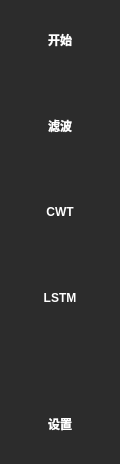
         <widget class="QWidget" name="widget_NavigationBar" native="true">
          <property name="sizePolicy">
           <sizepolicy hsizetype="Expanding" vsizetype="Expanding">
            <horstretch>0</horstretch>
            <verstretch>0</verstretch>
           </sizepolicy>
          </property>
          <property name="minimumSize">
           <size>
            <width>60</width>
            <height>0</height>
           </size>
          </property>
          <property name="maximumSize">
           <size>
            <width>120</width>
            <height>16777215</height>
           </size>
          </property>
          <property name="palette">
           <palette>
            <active>
             <colorrole role="WindowText">
              <brush brushstyle="SolidPattern">
               <color alpha="255">
                <red>255</red>
                <green>255</green>
                <blue>255</blue>
               </color>
              </brush>
             </colorrole>
             <colorrole role="Text">
              <brush brushstyle="SolidPattern">
               <color alpha="255">
                <red>255</red>
                <green>255</green>
                <blue>255</blue>
               </color>
              </brush>
             </colorrole>
             <colorrole role="ButtonText">
              <brush brushstyle="SolidPattern">
               <color alpha="255">
                <red>255</red>
                <green>255</green>
                <blue>255</blue>
               </color>
              </brush>
             </colorrole>
             <colorrole role="Base">
              <brush brushstyle="SolidPattern">
               <color alpha="255">
                <red>255</red>
                <green>255</green>
                <blue>255</blue>
               </color>
              </brush>
             </colorrole>
             <colorrole role="Window">
              <brush brushstyle="SolidPattern">
               <color alpha="255">
                <red>44</red>
                <green>44</green>
                <blue>44</blue>
               </color>
              </brush>
             </colorrole>
            </active>
            <inactive>
             <colorrole role="WindowText">
              <brush brushstyle="SolidPattern">
               <color alpha="255">
                <red>255</red>
                <green>255</green>
                <blue>255</blue>
               </color>
              </brush>
             </colorrole>
             <colorrole role="Text">
              <brush brushstyle="SolidPattern">
               <color alpha="255">
                <red>255</red>
                <green>255</green>
                <blue>255</blue>
               </color>
              </brush>
             </colorrole>
             <colorrole role="ButtonText">
              <brush brushstyle="SolidPattern">
               <color alpha="255">
                <red>255</red>
                <green>255</green>
                <blue>255</blue>
               </color>
              </brush>
             </colorrole>
             <colorrole role="Base">
              <brush brushstyle="SolidPattern">
               <color alpha="255">
                <red>255</red>
                <green>255</green>
                <blue>255</blue>
               </color>
              </brush>
             </colorrole>
             <colorrole role="Window">
              <brush brushstyle="SolidPattern">
               <color alpha="255">
                <red>44</red>
                <green>44</green>
                <blue>44</blue>
               </color>
              </brush>
             </colorrole>
            </inactive>
            <disabled>
             <colorrole role="WindowText">
              <brush brushstyle="SolidPattern">
               <color alpha="255">
                <red>120</red>
                <green>120</green>
                <blue>120</blue>
               </color>
              </brush>
             </colorrole>
             <colorrole role="Text">
              <brush brushstyle="SolidPattern">
               <color alpha="255">
                <red>120</red>
                <green>120</green>
                <blue>120</blue>
               </color>
              </brush>
             </colorrole>
             <colorrole role="ButtonText">
              <brush brushstyle="SolidPattern">
               <color alpha="255">
                <red>120</red>
                <green>120</green>
                <blue>120</blue>
               </color>
              </brush>
             </colorrole>
             <colorrole role="Base">
              <brush brushstyle="SolidPattern">
               <color alpha="255">
                <red>44</red>
                <green>44</green>
                <blue>44</blue>
               </color>
              </brush>
             </colorrole>
             <colorrole role="Window">
              <brush brushstyle="SolidPattern">
               <color alpha="255">
                <red>44</red>
                <green>44</green>
                <blue>44</blue>
               </color>
              </brush>
             </colorrole>
            </disabled>
           </palette>
          </property>
          <property name="font">
           <font>
            <family>Microsoft YaHei UI</family>
            <weight>75</weight>
            <bold>true</bold>
           </font>
          </property>
          <property name="autoFillBackground">
           <bool>true</bool>
          </property>
          <layout class="QVBoxLayout" name="verticalLayout_27">
           <property name="leftMargin">
            <number>0</number>
           </property>
           <property name="topMargin">
            <number>0</number>
           </property>
           <property name="rightMargin">
            <number>0</number>
           </property>
           <property name="bottomMargin">
            <number>0</number>
           </property>
           <item>
            <widget class="QToolButton" name="toolButton_Home_3">
             <property name="sizePolicy">
              <sizepolicy hsizetype="Expanding" vsizetype="Expanding">
               <horstretch>0</horstretch>
               <verstretch>0</verstretch>
              </sizepolicy>
             </property>
             <property name="minimumSize">
              <size>
               <width>0</width>
               <height>80</height>
              </size>
             </property>
             <property name="maximumSize">
              <size>
               <width>16777215</width>
               <height>160</height>
              </size>
             </property>
             <property name="palette">
              <palette>
               <active>
                <colorrole role="Button">
                 <brush brushstyle="SolidPattern">
                  <color alpha="255">
                   <red>44</red>
                   <green>44</green>
                   <blue>44</blue>
                  </color>
                 </brush>
                </colorrole>
               </active>
               <inactive>
                <colorrole role="Button">
                 <brush brushstyle="SolidPattern">
                  <color alpha="255">
                   <red>44</red>
                   <green>44</green>
                   <blue>44</blue>
                  </color>
                 </brush>
                </colorrole>
               </inactive>
               <disabled>
                <colorrole role="Button">
                 <brush brushstyle="SolidPattern">
                  <color alpha="255">
                   <red>44</red>
                   <green>44</green>
                   <blue>44</blue>
                  </color>
                 </brush>
                </colorrole>
               </disabled>
              </palette>
             </property>
             <property name="font">
              <font>
               <pointsize>9</pointsize>
              </font>
             </property>
             <property name="focusPolicy">
              <enum>Qt::NoFocus</enum>
             </property>
             <property name="autoFillBackground">
              <bool>true</bool>
             </property>
             <property name="text">
              <string>开始</string>
             </property>
             <property name="icon">
              <iconset>
               <normaloff>Util/ICO/Home.png</normaloff>Util/ICO/Home.png</iconset>
             </property>
             <property name="iconSize">
              <size>
               <width>30</width>
               <height>30</height>
              </size>
             </property>
             <property name="checkable">
              <bool>false</bool>
             </property>
             <property name="checked">
              <bool>false</bool>
             </property>
             <property name="toolButtonStyle">
              <enum>Qt::ToolButtonTextUnderIcon</enum>
             </property>
             <property name="autoRaise">
              <bool>true</bool>
             </property>
             <property name="name" stdset="0">
              <string>Home</string>
             </property>
            </widget>
           </item>
           <item>
            <widget class="QToolButton" name="toolButton_FFT_3">
             <property name="sizePolicy">
              <sizepolicy hsizetype="Expanding" vsizetype="Expanding">
               <horstretch>0</horstretch>
               <verstretch>0</verstretch>
              </sizepolicy>
             </property>
             <property name="minimumSize">
              <size>
               <width>0</width>
               <height>80</height>
              </size>
             </property>
             <property name="maximumSize">
              <size>
               <width>16777215</width>
               <height>160</height>
              </size>
             </property>
             <property name="palette">
              <palette>
               <active>
                <colorrole role="Button">
                 <brush brushstyle="SolidPattern">
                  <color alpha="255">
                   <red>44</red>
                   <green>44</green>
                   <blue>44</blue>
                  </color>
                 </brush>
                </colorrole>
               </active>
               <inactive>
                <colorrole role="Button">
                 <brush brushstyle="SolidPattern">
                  <color alpha="255">
                   <red>44</red>
                   <green>44</green>
                   <blue>44</blue>
                  </color>
                 </brush>
                </colorrole>
               </inactive>
               <disabled>
                <colorrole role="Button">
                 <brush brushstyle="SolidPattern">
                  <color alpha="255">
                   <red>44</red>
                   <green>44</green>
                   <blue>44</blue>
                  </color>
                 </brush>
                </colorrole>
               </disabled>
              </palette>
             </property>
             <property name="font">
              <font>
               <pointsize>9</pointsize>
              </font>
             </property>
             <property name="focusPolicy">
              <enum>Qt::NoFocus</enum>
             </property>
             <property name="autoFillBackground">
              <bool>true</bool>
             </property>
             <property name="text">
              <string>滤波</string>
             </property>
             <property name="icon">
              <iconset>
               <normaloff>Util/ICO/FFT.png</normaloff>Util/ICO/FFT.png</iconset>
             </property>
             <property name="iconSize">
              <size>
               <width>30</width>
               <height>30</height>
              </size>
             </property>
             <property name="checkable">
              <bool>false</bool>
             </property>
             <property name="checked">
              <bool>false</bool>
             </property>
             <property name="toolButtonStyle">
              <enum>Qt::ToolButtonTextUnderIcon</enum>
             </property>
             <property name="autoRaise">
              <bool>true</bool>
             </property>
             <property name="name" stdset="0">
              <string>FFT</string>
             </property>
            </widget>
           </item>
           <item>
            <widget class="QToolButton" name="toolButton_CWT_3">
             <property name="sizePolicy">
              <sizepolicy hsizetype="Expanding" vsizetype="Expanding">
               <horstretch>0</horstretch>
               <verstretch>0</verstretch>
              </sizepolicy>
             </property>
             <property name="minimumSize">
              <size>
               <width>0</width>
               <height>80</height>
              </size>
             </property>
             <property name="maximumSize">
              <size>
               <width>16777215</width>
               <height>160</height>
              </size>
             </property>
             <property name="palette">
              <palette>
               <active>
                <colorrole role="Button">
                 <brush brushstyle="SolidPattern">
                  <color alpha="255">
                   <red>44</red>
                   <green>44</green>
                   <blue>44</blue>
                  </color>
                 </brush>
                </colorrole>
               </active>
               <inactive>
                <colorrole role="Button">
                 <brush brushstyle="SolidPattern">
                  <color alpha="255">
                   <red>44</red>
                   <green>44</green>
                   <blue>44</blue>
                  </color>
                 </brush>
                </colorrole>
               </inactive>
               <disabled>
                <colorrole role="Button">
                 <brush brushstyle="SolidPattern">
                  <color alpha="255">
                   <red>44</red>
                   <green>44</green>
                   <blue>44</blue>
                  </color>
                 </brush>
                </colorrole>
               </disabled>
              </palette>
             </property>
             <property name="font">
              <font>
               <pointsize>9</pointsize>
              </font>
             </property>
             <property name="focusPolicy">
              <enum>Qt::NoFocus</enum>
             </property>
             <property name="autoFillBackground">
              <bool>true</bool>
             </property>
             <property name="text">
              <string>CWT</string>
             </property>
             <property name="icon">
              <iconset>
               <normaloff>Util/ICO/Cwt.png</normaloff>Util/ICO/Cwt.png</iconset>
             </property>
             <property name="iconSize">
              <size>
               <width>30</width>
               <height>30</height>
              </size>
             </property>
             <property name="toolButtonStyle">
              <enum>Qt::ToolButtonTextUnderIcon</enum>
             </property>
             <property name="autoRaise">
              <bool>true</bool>
             </property>
             <property name="name" stdset="0">
              <string>LSTM</string>
             </property>
            </widget>
           </item>
           <item>
            <widget class="QToolButton" name="toolButton_LSTM_3">
             <property name="sizePolicy">
              <sizepolicy hsizetype="Expanding" vsizetype="Expanding">
               <horstretch>0</horstretch>
               <verstretch>0</verstretch>
              </sizepolicy>
             </property>
             <property name="minimumSize">
              <size>
               <width>0</width>
               <height>80</height>
              </size>
             </property>
             <property name="maximumSize">
              <size>
               <width>16777215</width>
               <height>160</height>
              </size>
             </property>
             <property name="palette">
              <palette>
               <active>
                <colorrole role="Button">
                 <brush brushstyle="SolidPattern">
                  <color alpha="255">
                   <red>44</red>
                   <green>44</green>
                   <blue>44</blue>
                  </color>
                 </brush>
                </colorrole>
               </active>
               <inactive>
                <colorrole role="Button">
                 <brush brushstyle="SolidPattern">
                  <color alpha="255">
                   <red>44</red>
                   <green>44</green>
                   <blue>44</blue>
                  </color>
                 </brush>
                </colorrole>
               </inactive>
               <disabled>
                <colorrole role="Button">
                 <brush brushstyle="SolidPattern">
                  <color alpha="255">
                   <red>44</red>
                   <green>44</green>
                   <blue>44</blue>
                  </color>
                 </brush>
                </colorrole>
               </disabled>
              </palette>
             </property>
             <property name="font">
              <font>
               <pointsize>9</pointsize>
              </font>
             </property>
             <property name="focusPolicy">
              <enum>Qt::NoFocus</enum>
             </property>
             <property name="autoFillBackground">
              <bool>true</bool>
             </property>
             <property name="text">
              <string>LSTM</string>
             </property>
             <property name="icon">
              <iconset>
               <normaloff>Util/ICO/LSTM.png</normaloff>Util/ICO/LSTM.png</iconset>
             </property>
             <property name="iconSize">
              <size>
               <width>30</width>
               <height>30</height>
              </size>
             </property>
             <property name="toolButtonStyle">
              <enum>Qt::ToolButtonTextUnderIcon</enum>
             </property>
             <property name="autoRaise">
              <bool>true</bool>
             </property>
             <property name="name" stdset="0">
              <string>LSTM</string>
             </property>
            </widget>
           </item>
           <item>
            <spacer name="verticalSpacer_102">
             <property name="orientation">
              <enum>Qt::Vertical</enum>
             </property>
             <property name="sizeHint" stdset="0">
              <size>
               <width>20</width>
               <height>40</height>
              </size>
             </property>
            </spacer>
           </item>
           <item>
            <widget class="QToolButton" name="toolButton_Set_3">
             <property name="sizePolicy">
              <sizepolicy hsizetype="Expanding" vsizetype="Expanding">
               <horstretch>0</horstretch>
               <verstretch>0</verstretch>
              </sizepolicy>
             </property>
             <property name="minimumSize">
              <size>
               <width>0</width>
               <height>80</height>
              </size>
             </property>
             <property name="maximumSize">
              <size>
               <width>16777215</width>
               <height>160</height>
              </size>
             </property>
             <property name="palette">
              <palette>
               <active>
                <colorrole role="Button">
                 <brush brushstyle="SolidPattern">
                  <color alpha="255">
                   <red>44</red>
                   <green>44</green>
                   <blue>44</blue>
                  </color>
                 </brush>
                </colorrole>
               </active>
               <inactive>
                <colorrole role="Button">
                 <brush brushstyle="SolidPattern">
                  <color alpha="255">
                   <red>44</red>
                   <green>44</green>
                   <blue>44</blue>
                  </color>
                 </brush>
                </colorrole>
               </inactive>
               <disabled>
                <colorrole role="Button">
                 <brush brushstyle="SolidPattern">
                  <color alpha="255">
                   <red>44</red>
                   <green>44</green>
                   <blue>44</blue>
                  </color>
                 </brush>
                </colorrole>
               </disabled>
              </palette>
             </property>
             <property name="font">
              <font>
               <pointsize>9</pointsize>
              </font>
             </property>
             <property name="focusPolicy">
              <enum>Qt::NoFocus</enum>
             </property>
             <property name="autoFillBackground">
              <bool>true</bool>
             </property>
             <property name="text">
              <string>设置</string>
             </property>
             <property name="icon">
              <iconset>
               <normaloff>Util/ICO/Set.png</normaloff>Util/ICO/Set.png</iconset>
             </property>
             <property name="iconSize">
              <size>
               <width>30</width>
               <height>30</height>
              </size>
             </property>
             <property name="toolButtonStyle">
              <enum>Qt::ToolButtonTextUnderIcon</enum>
             </property>
             <property name="autoRaise">
              <bool>true</bool>
             </property>
             <property name="name" stdset="0">
              <string>Set</string>
             </property>
            </widget>
           </item>
          </layout>
         </widget>
